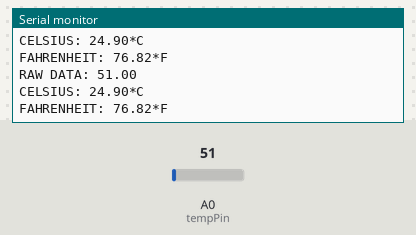
This sketch was run on a simulated Arduino Uno, built with avr-gcc and run on an emulated ATmega328P. Shown: the last lines printed to the serial monitor. Inputs (shaded band) come from the test bench; at power-on: A0 (tempPin) = 51.

Above: at 1.8 s.
1.9 s: A0 (tempPin) set to 61
At 2.8 s:
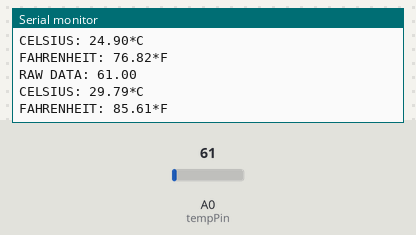
3.4 s: A0 (tempPin) set to 71
At 4.4 s:
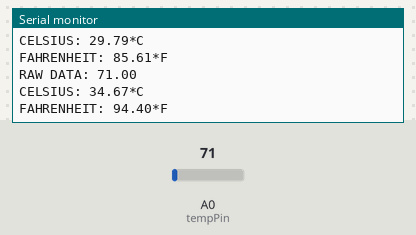
Timing chart, 0 to 6.4 s (numbered marks = the images above; inputs shaded):
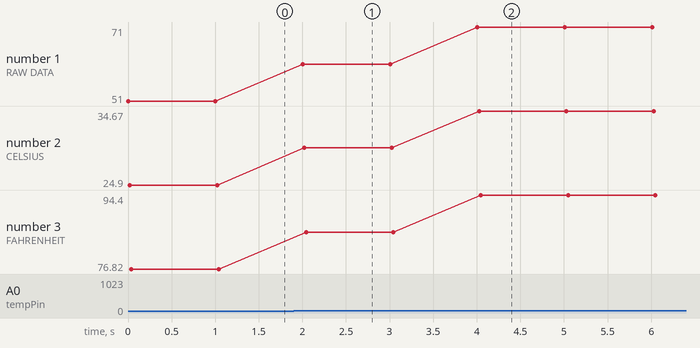

The sketch:

LM35-500-1024.ino
```cpp
/*<br>Simple Temperature uses the lm35 in the basic centigrade
 * temperature configuration
*/
float temp;
int tempPin = 0; // analog input pin
int sampleTime = 1000; // 1 second dafault
void setup()
{
  Serial.begin(9600);
}
void loop()
{
  //gets and prints the raw data from the lm35
  temp = analogRead(tempPin);
  Serial.print("RAW DATA: ");
  Serial.print (temp);
  Serial.println(" ");
  //converts raw data into degrees celsius and prints
  //it out
  // 500mV/1024=.48828125
  temp = temp * 0.48828125;
  Serial.print("CELSIUS: ");
  Serial.print(temp);
  Serial.println("*C ");
  //converts celsius into fahrenheit
  temp = temp *9 / 5;
  temp = temp + 32;
  Serial.print("FAHRENHEIT: ");
  Serial.print(temp);
  Serial.println("*F");
  delay(sampleTime);
}
```

Measured:
- after the input at 1.9 s, the serial monitor: prints a new line after 0.10 s (image 1)
- after the input at 3.4 s, the serial monitor: prints a new line after 0.61 s (image 2)
- plotted number 1: 51 → 61 after the input at 1.9 s, 61 → 71 after the input at 3.4 s
- plotted number 2: 24.9 → 29.79 after the input at 1.9 s, 29.79 → 34.67 after the input at 3.4 s
- plotted number 3: 76.82 → 85.61 after the input at 1.9 s, 85.61 → 94.4 after the input at 3.4 s
